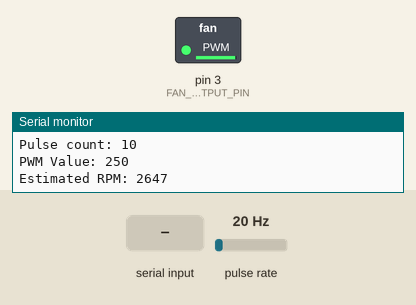
A sketch run on a simulated Arduino Uno, built with avr-gcc and run on an emulated ATmega328P. Parts: switched loads named in the sketch (green lamp = pin HIGH), the last lines printed to the serial monitor. Wiring (inferred from the names in the program): pulse sensor: data pin 2. Inputs (shaded band) come from the test bench; at power-on: pulse rate 20 Hz.

Above: at 1.2 s.
1.3 s: "90,45\n" received over Serial
At 3.5 s:
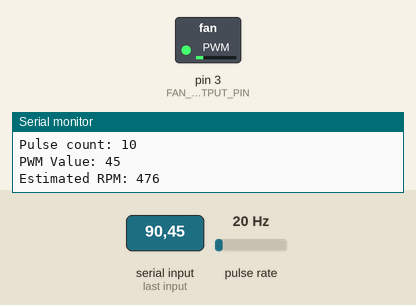
4.0 s: "30,150\n" received over Serial
At 6.3 s:
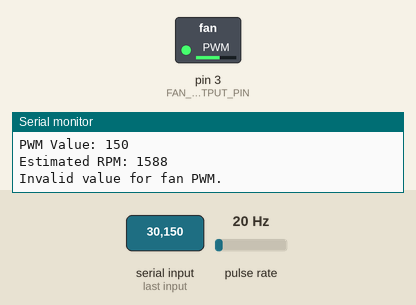
6.6 s: "90\n" received over Serial
At 8.1 s:
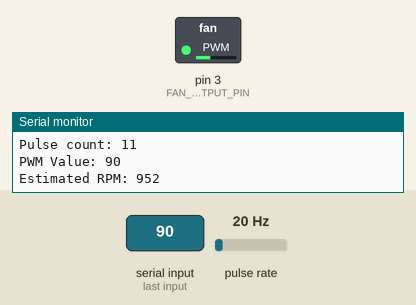
Timing chart, 0 to 9.6 s (numbered marks = the images above; inputs shaded):
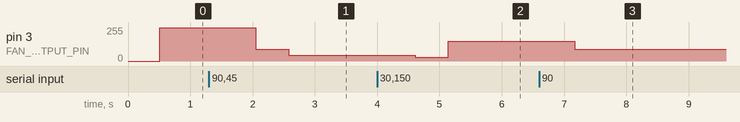

The sketch:

model_1.ino
```cpp
// Pins
#define FAN_PWM_OUTPUT_PIN 3  // Pin where the PWM signal for the fan will be sent
#define FAN_TACH_INPUT_PIN 2  // Tachometer pin

int pwmValue = 250;
volatile unsigned long pulseCount = 0; // Pulse counter
volatile unsigned long lastPulseTime = 0;

void setup() {
  // Initialize serial communication
  Serial.begin(9600);

  // Configure PWM output pin for the fan
  pinMode(FAN_PWM_OUTPUT_PIN, OUTPUT);

  // Configure fan tachometer pin
  pinMode(FAN_TACH_INPUT_PIN, INPUT);
  attachInterrupt(digitalPinToInterrupt(FAN_TACH_INPUT_PIN), countPulse, RISING);
}

void loop() {
  checkSerialInput();

  delay(500);

  unsigned long rpm = pulseCount * 11;

  Serial.print("Measured RPM: ");
  Serial.println(rpm);

  Serial.print("Pulse count: ");
  Serial.println(pulseCount);

  Serial.print("PWM Value: ");
  Serial.println(pwmValue);

  Serial.print("Estimated RPM: ");
  Serial.println(map(pwmValue, 0, 255, 0, 2700));

  pulseCount = 0;

  analogWrite(FAN_PWM_OUTPUT_PIN, pwmValue);
}

void countPulse() {
  pulseCount++;
}

void checkSerialInput() {
  if (Serial.available() > 0) {
    int newValue = Serial.parseFloat();
    if (newValue > 0 && newValue <= 255) {
      pwmValue = newValue;
      Serial.print("New PWM value: ");
      Serial.println(pwmValue);
    } else {
      Serial.println("Invalid value for fan PWM.");
    }
  }
}
```

Measured:
- after the input at 1.3 s, pin 3 (FAN_PWM_OUTPUT_PIN): 250/255 → 90/255 after 0.75 s, → 45/255 0.53 s later
- after the input at 4.0 s, pin 3 (FAN_PWM_OUTPUT_PIN): 45/255 → 30/255 after 0.61 s, → 150/255 0.53 s later
- after the input at 6.6 s, pin 3 (FAN_PWM_OUTPUT_PIN): 150/255 → 90/255 after 0.57 s
